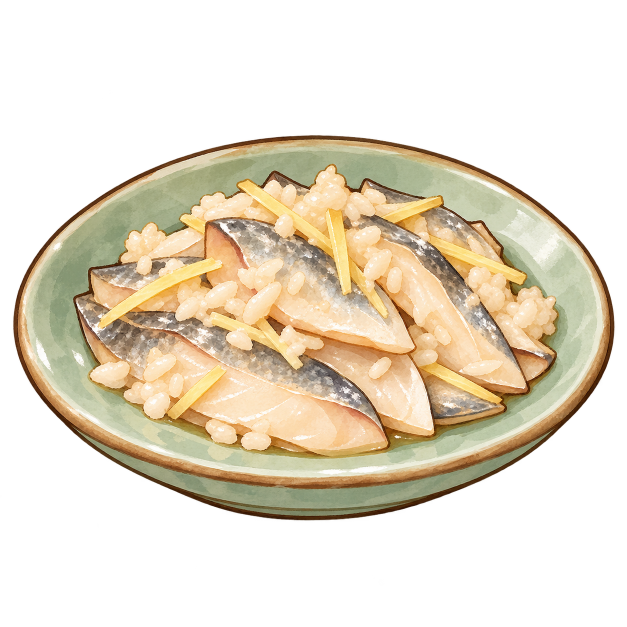
#> input picture 新建文件夹/玉板鲊.png, 1254 x 1254 px (shown at 1/2 size)
$ python trace_d14.py '../新建文件夹/玉板鲊.png'   (older library calls are emulated)
#> lines starting #> are read from the running program, lines starting #| are printed output that depends on the picture; after the words box and inside, x2 and y2 are one past the last pixel; in counts of white or black regions, pixels touching at a corner belong together
### WhiteModel/trace_common.py
"""Shared tools for tracing a dish's art into its model (勾勒), used by trace_d10.py and trace_d18.py (trace_d06.py and
trace_d23.py came first and carry their own): the art's camera, the dish's surface under the food, cutting the art
into pieces, their colours, and each piece as a surface over its outline in the art, so that from the art's camera
it covers exactly what the art paints, its 3D shape a rounded mound (lying) or a rounded lens (standing).
"""
import heapq
import json
import math
import os
import subprocess
import tempfile

import cv2
import numpy as np
from PIL import Image, ImageDraw, ImageFont

HERE = os.path.dirname(os.path.abspath(__file__))
u8 = lambda m: m.astype(np.uint8)
disk = lambda r: cv2.getStructuringElement(cv2.MORPH_ELLIPSE, (2 * r + 1, 2 * r + 1))


def fill_holes(m):
    m = u8(m)
    ff = m.copy()
    cv2.floodFill(ff, np.zeros((m.shape[0] + 2, m.shape[1] + 2), np.uint8), (0, 0), 1)
    return (m | (1 - ff)).astype(bool)


def largest(m):
    n, cc, st, _ = cv2.connectedComponentsWithStats(u8(m))
    return cc == 1 + np.argmax(st[1:, cv2.CC_STAT_AREA]) if n > 1 else m.astype(bool)


class Camera:
    """The art as an orthographic view from straight in front, `el` degrees up, k px a metre, the world's origin
    at the art pixel (u0, v0): X = u0 + k·x, Y = v0 - k·(y·sin el + z·cos el)."""

    def __init__(self, el, k, u0, v0):
        self.el, self.k, self.u0, self.v0 = el, k, u0, v0
        self.se, self.ce = math.sin(math.radians(el)), math.cos(math.radians(el))
        self.toward = np.array([0.0, -self.ce, self.se])        # from the food towards the camera
        self.away = -self.toward

    def project(self, x, y, z):
        return (self.u0 + self.k * np.asarray(x),
                self.v0 - self.k * (np.asarray(y) * self.se + np.asarray(z) * self.ce))

    # [5 lines left out: function on_ray, not called in this run]

    def depth(self, P):
        P = np.asarray(P)
        return P[..., 1] * self.ce - P[..., 2] * self.se

    # [28 lines left out: functions plane_depth, backproject, not called in this run]


class Grid:
    """Heights over a world grid (x, y), step metres apart, sampled bilinearly."""

    def __init__(self, z, x0, y0, step):
        self.z, self.x0, self.y0, self.step = z, x0, y0, step

    # [9 lines left out: function __call__, not called in this run]

    def xy(self):
        n_y, n_x = self.z.shape
        return np.meshgrid(self.x0 + np.arange(n_x) * self.step, self.y0 + np.arange(n_y) * self.step)

    # [37 lines left out: function top_of, not called in this run]


def dish_mesh(build, blender='E:/blender.exe'):
    """The dish the food lies on (its plate or bowl and its sauce), built by Blender from `build`: python making the
    Part `p` with food_models' helpers. Its vertices and triangles."""
    fd, path = tempfile.mkstemp(prefix='trace_dish_', suffix='.json')   # its own file: traces may run side by side
    os.close(fd)
    script = '\n'.join([
        'import sys, json, bmesh',
        'sys.path.insert(0, %r)' % HERE,
        'from food_models.core import *',
        'from food_models.plates import *',
        'p = Part()',
        build,
        'bm = p.bm',
        'bmesh.ops.triangulate(bm, faces=bm.faces[:])',
        'bm.verts.index_update()',
        "json.dump({'V': [list(v.co) for v in bm.verts], 'T': [[v.index for v in f.verts] for f in bm.faces]},"
        ' open(%r, "w"))' % path])
    subprocess.run([blender, '-b', '--factory-startup', '--python-expr', script], check=True,
                   stdout=subprocess.DEVNULL, stderr=subprocess.DEVNULL)
    with open(path) as fh:
        d = json.load(fh)
    os.remove(path)
    return np.array(d['V']), np.array(d['T'])


# ------------------------------------------------------------------ cutting the art into pieces

def flood(markers, elev):
    """A priority flood from the markers (> 0) over the elevation, lowest first: each pixel takes the label of the
    neighbour it is reached from. Pixels outside every region keep 0 where markers are -1."""
    H, W = markers.shape
    lab = markers.copy()
    ys, xs = np.nonzero(lab > 0)
    hq = [(float(elev[y, x]), int(y), int(x)) for y, x in zip(ys, xs)]
    heapq.heapify(hq)
    while hq:
        e, y, x = heapq.heappop(hq)
        l = lab[y, x]
        for dy, dx in ((1, 0), (-1, 0), (0, 1), (0, -1)):
            yy, xx = y + dy, x + dx
            if 0 <= yy < H and 0 <= xx < W and lab[yy, xx] == 0:
                lab[yy, xx] = l
                heapq.heappush(hq, (max(float(elev[yy, xx]), e), yy, xx))
    return lab


def seeded_pieces(rgb, zone, strokes, background, remove=None, ink=(0.45, 0.35), widths=(7, 9)):
    """A flood of the art seeded by `strokes` {piece number: [art pixels]} inside each piece and `background`
    [lines of art pixels] outside them, lowest ground first: the ground is the change of colour, and the art's ink
    lines (value under ink[0] and saturation over ink[1]) stand high as walls, crossed last, so that each piece's
    outline follows the line the art draws round it; what lies on top (`remove`, a mask) is painted out first.
    Returns the piece numbers per pixel (0 outside them)."""
    H, W = zone.shape
    hsv = cv2.cvtColor(rgb, cv2.COLOR_RGB2HSV_FULL).astype(np.float32)
    s, v = hsv[..., 1] / 255, hsv[..., 2] / 255
    img = rgb.copy()
    gone = np.zeros((H, W), bool) if remove is None else cv2.dilate(u8(remove), disk(3)).astype(bool)
    if gone.any():
        img = cv2.inpaint(rgb, u8(gone), 6, cv2.INPAINT_TELEA)
    lab_ = cv2.cvtColor(cv2.GaussianBlur(img, (0, 0), 1.0), cv2.COLOR_RGB2LAB).astype(np.float32)
    grad = sum(np.abs(cv2.Sobel(lab_[..., c], cv2.CV_32F, 1, 0)) + np.abs(cv2.Sobel(lab_[..., c], cv2.CV_32F, 0, 1))
               for c in range(3))
    wall = (v < ink[0]) & (s > ink[1]) & ~gone
    elev = grad + 2000.0 * cv2.GaussianBlur(wall.astype(np.float32), (0, 0), 1.5)
    mk = Image.new('I', (W, H), 0)
    d = ImageDraw.Draw(mk)
    for line in background:
        d.line(line, fill=1, width=widths[1])
    for pid, line in strokes.items():
        d.line(line, fill=pid + 1, width=widths[0])
        for x, y in line:
            d.ellipse((x - 5, y - 5, x + 5, y + 5), fill=pid + 1)
    markers = np.asarray(mk, np.int32).copy()
    markers[~zone] = 1
    if remove is not None:
        markers[remove & (markers > 1)] = 0
    lab = flood(markers, elev)
    lab[~zone] = 1
    return np.where(lab > 1, lab - 1, 0)


# [535 lines left out: functions split, grow, posterize, paint_channels, blobs, raster and 15 more, not called in this run]

### WhiteModel/trace_d14.py
"""Traces 玉板鲊's art (新建文件夹/玉板鲊.png) for D14, so that its slices of salted fish, its grains of fermented rice
and its shreds of ginger are modelled 1:1 (勾勒) and as cleanly as the art draws them: writes
food_models/traced_D14.json and the colours of the pieces food_models/traced_D14_paint.npz, which plates.yuban_zha
builds the dish from, and a tracing sheet.

    python WhiteModel/trace_d14.py [--sheet <out.png>]

1. The art's camera: fitted, 35° up as the icons are seen, so that the round celadon dish yuban_zha builds (with a
   little brine in it) covers the art's silhouette best.
2. The slices, nine of them fanned across the rice, back to front: each traced by its own two strokes, its back (the
   skin side) and its belly, from its cut end to its tip (SLICES); the back snapped onto the ink line the art draws
   along it, then each outline smoothed into one clean rounded shape. Each is its whole shape: the slices in front
   lie over it where the art shows them so.
3. On each slice its skin: one band along its back as wide as the art paints it there (measured along the slice and
   smoothed into one curve), silver-grey, with the art's dark line along the back edge; the flesh pale pink-white,
   lighter towards the cut end and greyer next to the skin. The mesh has vertices along the band's edge and the
   line's, so that each is painted on crisply.
4. Each slice a plump rounded lens lying over what is under it (the rice bed and the slices behind it), thickest
   along its back, thinning to its belly and its tip; the rice a low bed under all the food (its outline the food's
   outline in the art), and on it and on the slices the grains the art draws, each a small rounded grain where the art
   has it, turned as it is drawn; the shreds of ginger slim rounded sticks over all.
"""
import json
import math
import os
import sys

import cv2
import numpy as np
from PIL import Image

from trace_common import (Camera, Grid, contour_points, dish_mesh, disk, fill_holes, largest, lying, neighbours,
                          oriented, outline_mesh, over, profile, seeded_pieces, smooth_inner, tracing_sheet, u8)
from trace_kit_plates import closed_under, raster_piece

HERE = os.path.dirname(os.path.abspath(__file__))
ART = os.path.join(HERE, '..', '新建文件夹', '玉板鲊.png')
OUT = os.path.join(HERE, 'food_models', 'traced_D14.json')
PAINT = os.path.join(HERE, 'food_models', 'traced_D14_paint.npz')
CAM = Camera(35.0, 6033.5, 625.7, 787.1)            # (1)
FZ = 0.008
DISH = ("d = DISH14\n"
        "inside = oval_dish(p, d['A'], d['q'], d['yaw'], d['h'], d['foot'], floor=0.008, n=48, lip=0.005, rings=3)\n"
        "dish_sauce(p, 'ZhaBrine', inside, d['A'], 1.0, 0.0, reach=0.74, n=32, seed=14, lift=0.0012, wobble=0.06)")

# (2) the slices, back to front: each one's back edge (the skin side) and belly edge (art pixels) from its cut end
# to its tip, read off the art by eye
SLICES = [
    ('s1', [(548, 343), (585, 358), (620, 374), (655, 398)], [(524, 375), (565, 400), (610, 415), (652, 405)]),
    ('s2', [(728, 358), (774, 376), (825, 392), (866, 400), (910, 418), (953, 443), (979, 469), (1000, 490)],
     [(712, 392), (760, 420), (820, 450), (880, 470), (940, 490), (985, 500), (1001, 494)]),
    ('s3', [(985, 652), (1025, 679), (1066, 697), (1097, 710), (1112, 715)],
     [(975, 718), (1015, 748), (1056, 763), (1082, 753), (1107, 728), (1113, 718)]),
    ('s4', [(690, 425), (723, 430), (789, 451), (846, 484), (897, 525), (933, 561), (969, 607), (999, 648),
            (1025, 689), (1046, 730), (1056, 766), (1058, 776)],
     [(680, 470), (720, 520), (760, 580), (800, 640), (840, 690), (880, 725), (917, 740), (953, 746), (1005, 766),
      (1056, 778)]),
    ('s5', [(830, 738), (870, 738), (902, 746), (953, 771), (999, 797), (1011, 808)],
     [(840, 830), (866, 843), (928, 838), (979, 828), (1011, 814)]),
    ('s6', [(179, 535), (230, 527), (290, 521), (350, 518), (407, 515), (450, 525), (490, 550)],
     [(186, 588), (240, 606), (300, 622), (360, 632), (420, 632), (470, 600), (492, 560)]),
    ('s7', [(450, 600), (520, 612), (600, 632), (680, 655), (760, 680), (815, 689), (835, 730), (851, 766),
            (861, 807), (866, 848), (869, 869)],
     [(450, 680), (530, 720), (610, 760), (680, 800), (740, 835), (800, 860), (840, 872), (869, 875)]),
    ('s8', [(412, 444), (448, 438), (489, 435), (540, 439), (592, 453), (638, 470), (690, 500), (748, 551),
            (789, 587), (815, 628), (830, 679), (832, 694), (830, 702)],
     [(417, 556), (470, 590), (545, 620), (610, 650), (680, 675), (755, 697), (830, 705)]),
    ('s9', [(148, 597), (202, 617), (253, 625), (299, 623), (345, 627), (400, 645), (456, 663), (508, 682),
            (560, 697), (605, 708), (660, 730), (705, 760), (740, 795), (765, 830), (776, 868), (780, 893)],
     [(197, 720), (240, 738), (290, 760), (340, 790), (397, 830), (450, 852), (489, 868), (540, 880), (592, 889),
      (650, 900), (700, 905), (745, 903), (778, 897)]),
]

# (5) where the food is (a flood seeded inside it and on the dish round it): its outline is the rice bed's
RICE = [[(250, 470), (300, 450)], [(470, 380), (540, 360), (600, 350)], [(660, 360), (700, 345)],
        [(960, 580), (1040, 600), (1090, 640)], [(200, 740), (260, 780), (320, 830)], [(420, 860), (520, 890)],
        [(840, 700), (900, 720)], [(330, 560), (400, 570)], [(620, 420), (650, 440)], [(780, 520), (800, 560)]]
DISH_STROKES = [[(120, 560), (110, 680), (160, 800), (260, 880), (400, 930), (600, 960), (800, 950), (1000, 890),
                 (1130, 780), (1160, 640), (1120, 520), (1020, 430), (900, 360), (760, 320), (600, 300), (450, 320),
                 (320, 380), (200, 460), (120, 560)]]
# shreds of ginger over them: the two ends of each (art pixels) and its width, read off the art by eye
GINGER = [((478, 365), (655, 490), 20), ((361, 433), (425, 462), 20), ((202, 643), (443, 525), 22),
          ((427, 627), (602, 735), 20), ((340, 833), (448, 735), 22), ((653, 417), (697, 587), 22),
          ((697, 515), (774, 633), 18), ((769, 433), (882, 397), 21), ((856, 479), (1051, 556), 21),
          ((851, 728), (1005, 799), 21)]
# single grains of rice lying on the slices, as the art draws them: middle (art pixels), direction (degrees), length
GRAINS_ON = [(465, 668, 10, 48), (304, 712, 160, 44), (352, 700, 20, 40), (612, 790, 150, 40), (742, 768, 120, 42),
             (875, 690, 100, 40), (930, 642, 60, 40)]
# where the art heaps the grains, over the slices too (art pixels): grains are looked for there as well
PILES = [[(420, 540), (600, 530), (610, 610), (560, 700), (440, 700), (410, 620)],
         [(440, 330), (720, 320), (730, 470), (600, 480), (450, 440)],
         [(600, 470), (720, 470), (740, 620), (640, 640), (600, 560)],
         [(930, 500), (1120, 520), (1120, 720), (980, 720), (940, 620)],
         [(160, 690), (340, 700), (340, 860), (170, 820)], [(300, 820), (580, 830), (580, 915), (300, 910)],
         [(230, 430), (430, 420), (430, 540), (240, 540)]]
BED_TOP = 0.012      # the rice bed's height over the dish (m)
BACK_T, BELLY_T = 0.008, 0.0035    # a slice's thickness along its back and its belly (m)
RIM_R = 0.004        # the rounding of a slice's edge (m)
EDGE_PX = 6.0        # the dark line along a slice's back, in from its edge (art pixels)
GRAINS_MAX = 86      # grains of rice modelled (the art's most distinct, each ~24 triangles)
CHANNELS = ['skin', 'edge', 'fade', 'cut']
RING, INK = (0.0006, 0.0012), [3.0, 3.0]


def resample(p, step=8.0):
    p = np.asarray(p, float)
    L = np.r_[0, np.cumsum(np.hypot(*np.diff(p, axis=0).T))]
    n = max(3, int(L[-1] / step) + 1)
    tt = np.linspace(0, L[-1], n)
    return np.stack([np.interp(tt, L, p[:, 0]), np.interp(tt, L, p[:, 1])], -1)


# [89 lines left out: functions snap, outline_of, slice_fields, skin_curve, not called in this run]


def ginger_mask(rgb, food):
    """The ginger shreds: bright yellow, long and thin, with their ink line."""
    hsv = cv2.cvtColor(cv2.GaussianBlur(rgb, (0, 0), 1.0), cv2.COLOR_RGB2HSV_FULL).astype(np.float32)
    h, s, v = hsv[..., 0] * 360 / 256, hsv[..., 1] / 255, hsv[..., 2] / 255
    g = cv2.morphologyEx(u8(food & (h > 38) & (h < 58) & (s > 0.5) & (v > 0.85)), cv2.MORPH_OPEN, disk(3))
    n, cc, st, _ = cv2.connectedComponentsWithStats(g)
    out = np.zeros(food.shape, bool)
    for j in range(1, n):
        if st[j, cv2.CC_STAT_AREA] < 150:
            continue
        ys, xs = np.nonzero(cc == j)
        (_, _), (rw, rh), _ = cv2.minAreaRect(np.stack([xs, ys], -1).astype(np.float32))
        if max(rw, rh) > 50 and max(rw, rh) / max(min(rw, rh), 1) > 2.5:
            out |= cc == j
    return cv2.dilate(u8(out), disk(3)).astype(bool) & food


def food_mask(rgb, zone):
    """The food as the art shows it: a flood from strokes in its rice and slices and on the dish round it."""
    st = {}
    for i, line in enumerate(RICE):
        st[i + 1] = line
    for k, (_, b, l) in enumerate(SLICES):   # along the middle of each slice
        B, L = resample(b, 1.0), resample(l, 1.0)
        mid = (B[np.linspace(0, len(B) - 1, 7).astype(int)] + L[np.linspace(0, len(L) - 1, 7).astype(int)]) / 2
        st[len(RICE) + k + 1] = [tuple(q) for q in mid[1:-1]]
    pieces = seeded_pieces(rgb, zone, st, DISH_STROKES)
    rice = (pieces > 0) & (pieces <= len(RICE))   # what the flood gives the rice: its grains, on the slices too
    return fill_holes(largest(cv2.morphologyEx(u8(pieces > 0), cv2.MORPH_OPEN, disk(3)))), rice


# [74 lines left out: functions find_grains, pile_grains, not called in this run]


def main():
    sheet = sys.argv[sys.argv.index('--sheet') + 1] if '--sheet' in sys.argv else None
    rgba = np.asarray(Image.open(ART).convert('RGBA'))
#> rgba is the input picture: shape (1254, 1254, 4); mean R, G, B, A 91.3, 81.3, 62.6, 114
    rgb, alpha = np.ascontiguousarray(rgba[..., :3]), rgba[..., 3]
    H, W = alpha.shape
    lum = rgb.astype(np.float32) @ np.array([0.3, 0.59, 0.11], np.float32)
    ink = cv2.GaussianBlur(cv2.morphologyEx(cv2.GaussianBlur(lum, (0, 0), 1.0), cv2.MORPH_BLACKHAT, disk(4)), (0, 0), 1.5)
    food, rice_px = food_mask(rgb, alpha > 128)
#> in seeded_pieces, `hsv = cv2.cvtColor(rgb, cv2.COLOR_RGB2HSV_FULL).astype(np.float32)`:
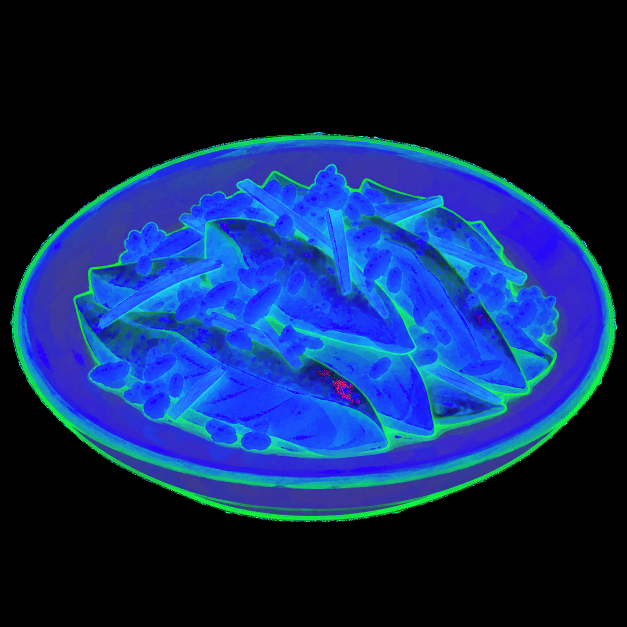
#> hsv: shape (1254, 1254, 3) float32 (shown at 1/2 size); mean R, G, B 14.8, 40, 92.3
#> in seeded_pieces, `lab_ = cv2.cvtColor(cv2.GaussianBlur(img, (0, 0), 1.0), cv2.COLOR_RGB2..`:
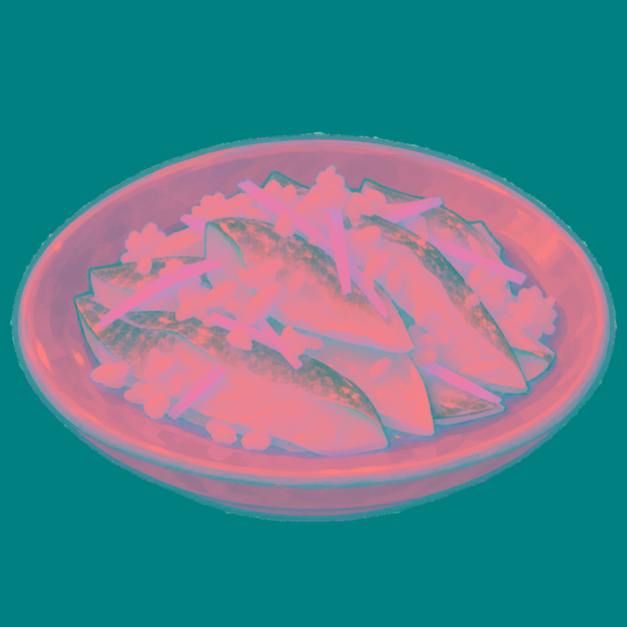
#> lab_: shape (1254, 1254, 3) float32 (shown at 1/2 size); mean R, G, B 85.3, 129.1, 139
#> in seeded_pieces, `wall = (v < ink[0]) & (s > ink[1]) & ~gone`:
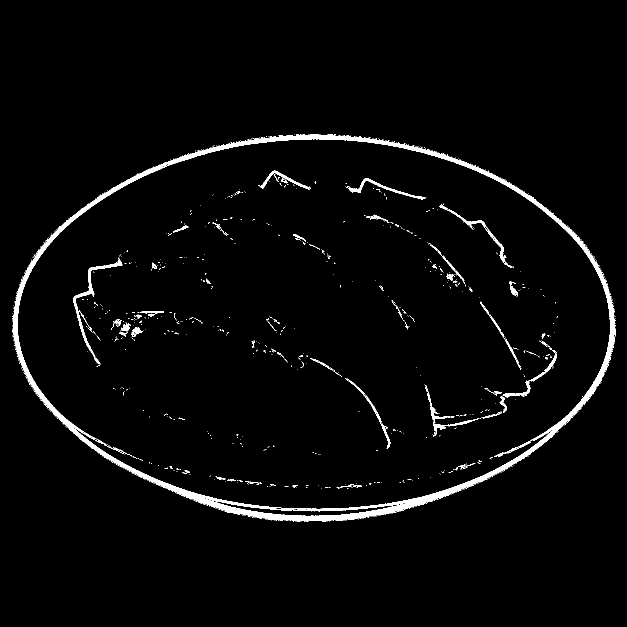
#> wall: shape (1254, 1254) bool (shown at 1/2 size); 2.8% white; 780 white regions (721 under 20 px), largest, box (x1, y1, x2, y2) and area: (25, 268, 1231, 1043) 31161, (146, 515, 245, 729) 1492, (879, 407, 1025, 536) 933
#> in seeded_pieces, `markers[~zone] = 1`:
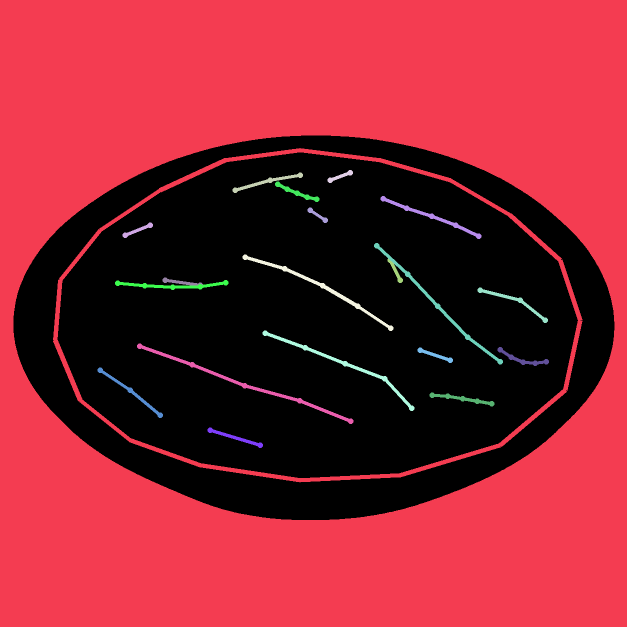
#> markers: shape (1254, 1254) int32 (shown at 1/2 size); 21 distinct labels, from 0 to 20; one colour per label, 0 black
#> in flood, `hq = [(float(elev[y, x]), int(y), int(x)) for y, x in zip(ys, xs)]`: hq = 908529 items
#> after the loop in flood, `while hq:`:
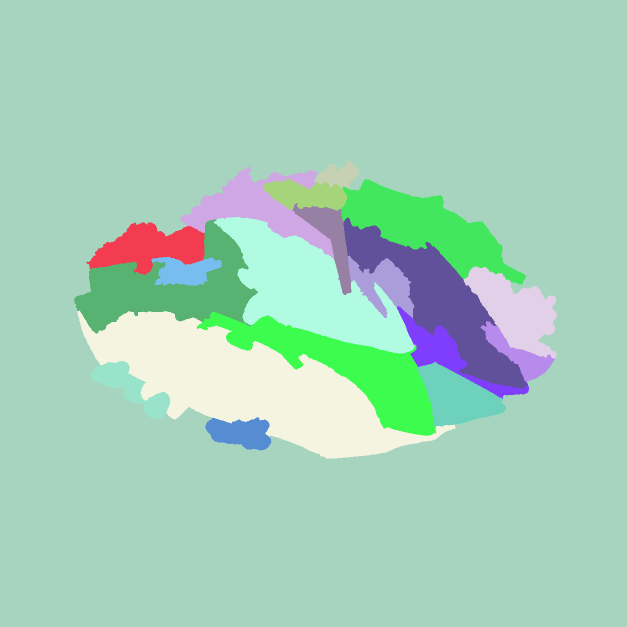
#> lab: shape (1254, 1254) int32 (shown at 1/2 size); 20 distinct labels, from 1 to 20; one colour per label, 0 black
#> in seeded_pieces, `return np.where(lab > 1, lab - 1, 0)`:
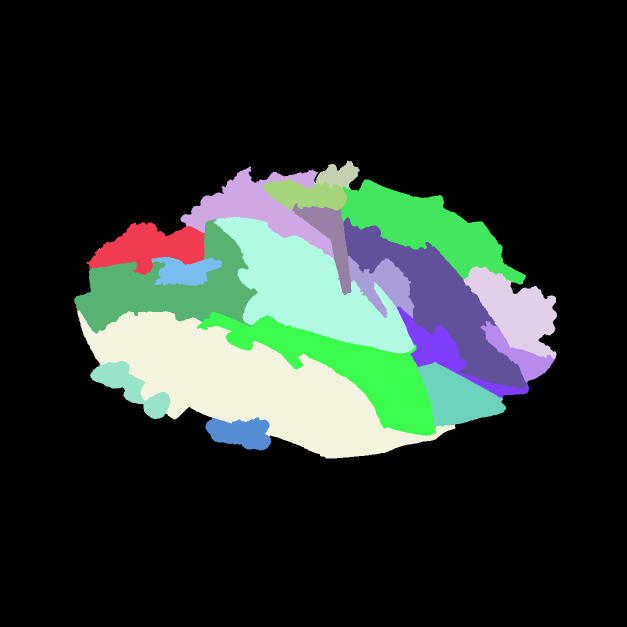
#> returned value: shape (1254, 1254) int32 (shown at 1/2 size); 20 distinct labels, from 0 to 19; one colour per label, 0 black
#> in food_mask, `rice = (pieces > 0) & (pieces <= len(RICE))`:
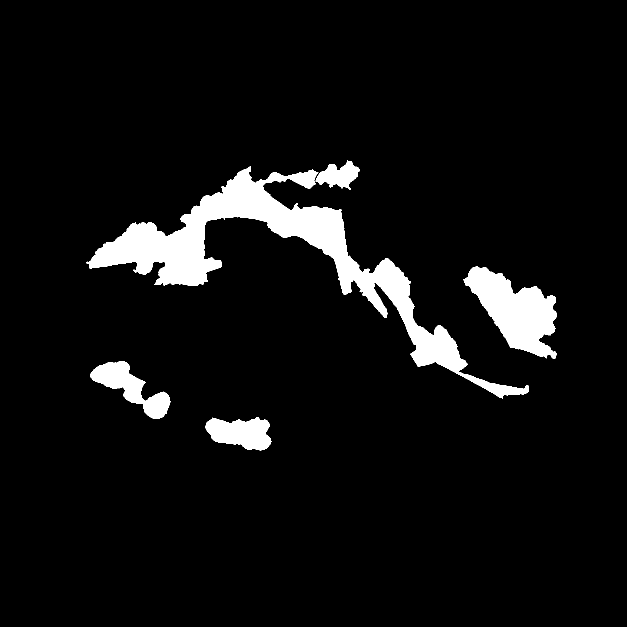
#> rice: shape (1254, 1254) bool (shown at 1/2 size); 6.2% white; 5 white regions, box (x1, y1, x2, y2) and area: (173, 333, 1058, 798) 63140, (927, 533, 1114, 717) 17678, (180, 722, 341, 838) 7061, (411, 835, 543, 901) 6129, (631, 321, 719, 379) 2844
#> in largest, `n, cc, st, _ = cv2.connectedComponentsWithStats(u8(m))`: n = 2; st = [[0, 0, 1254, 1254, 1169909], [149, 322, 965, 595, 402607]]
#> (the rest of the program and of its run is left out)
